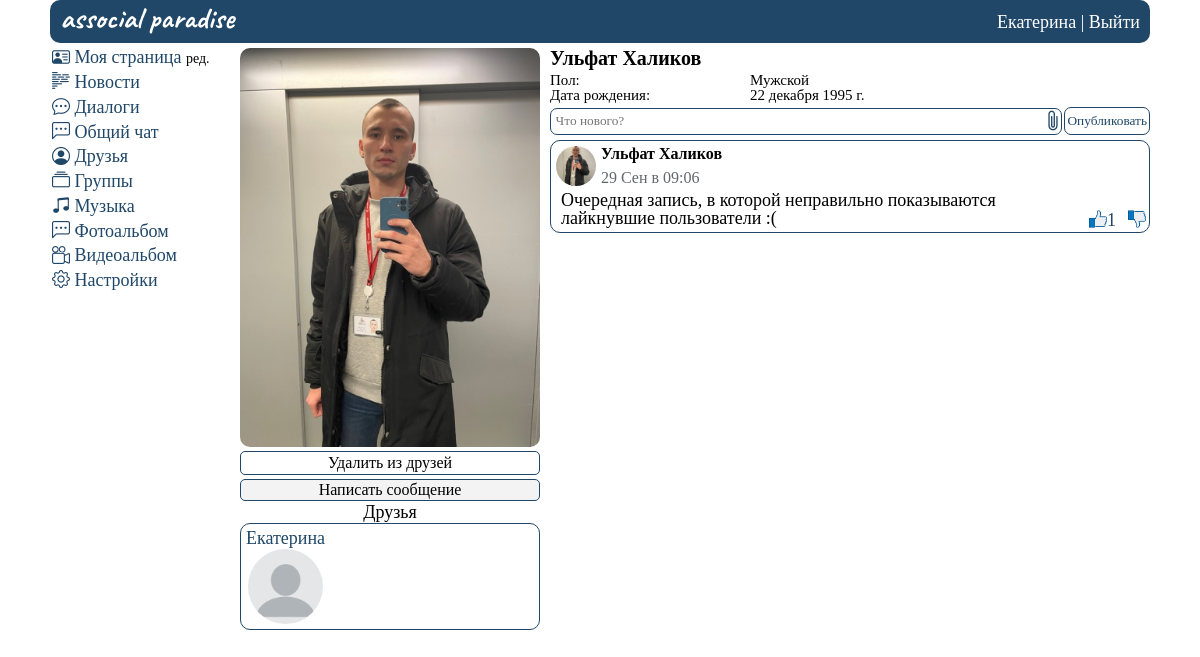
The app's page /view/id2 (signed in), older data.
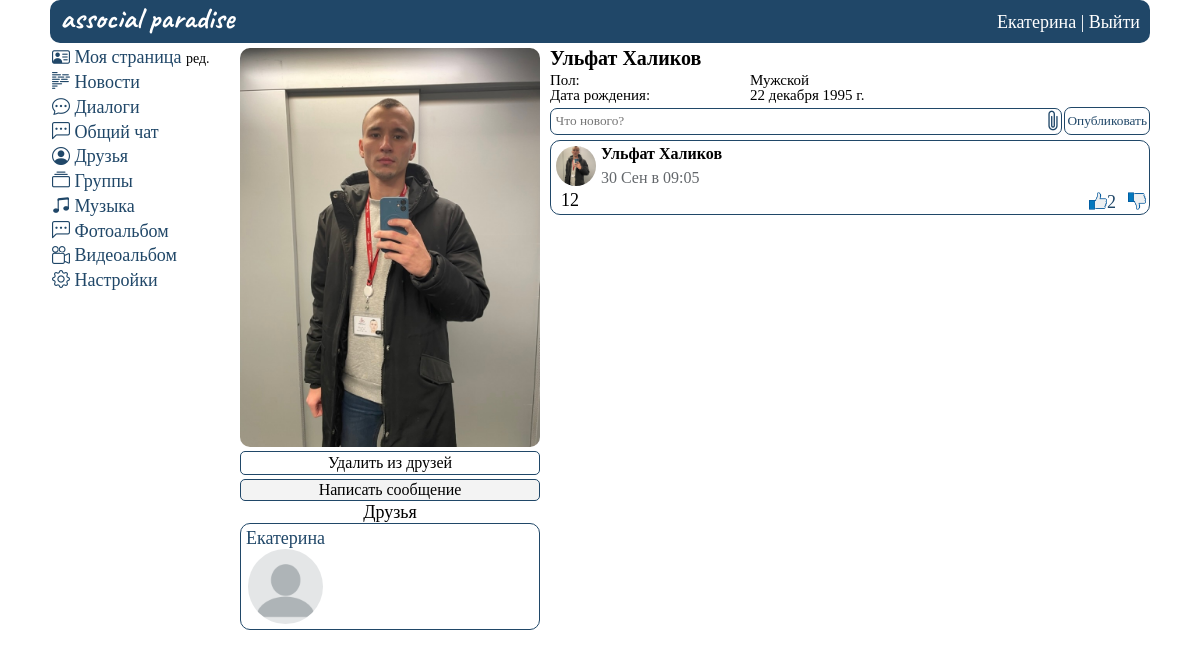
The same page, newer data.
### mysite/models.py (models this page shows, shortened)
class FriendsList(models.Model):
    from_user = models.TextField(max_length=100)
    to_user = models.TextField(max_length=100)
    friends = models.TextField(max_length=1, default=0)
    time_create = models.DateTimeField(auto_now_add=True)
    class Meta:
        verbose_name_plural = 'Друзья'

class UserWall(models.Model):
    user_sender = models.ForeignKey(User, on_delete=models.CASCADE)
    user_recipient_id = models.TextField(max_length=1000, blank=True, null=True)
    content = models.TextField(max_length=1000, blank=True, null=True)
    img = models.ImageField(
        upload_to="mysite/static/images/userwall_photos/", blank=True)
    likes = models.ManyToManyField(User, blank=True, related_name='likes')
    dislikes = models.ManyToManyField(User, blank=True, related_name='dislikes')
    time_create = models.DateTimeField(auto_now_add=True)
    time_update = models.DateTimeField(auto_now=True)
    class Meta:
        verbose_name_plural = 'Информация со стен пользователей'

### mysite/views.py (the view, shortened to what this page needs)
# urls.py: path("view/id<int:pk>", viewUser, name="viewUser"), #Показать список всех пользователей
@login_required(login_url='home')
def viewUser(request, pk):
    clean_id = re.findall(r'\d+', request.path)  # Получение id пользователя
    userid = getAuthUser(request)  # Получение личного id
    personal_data = getUser(userid)
    allDialogues = getAllMessages(userid)
    unread_messages = calculation_unread(allDialogues, userid)
    req_user = request.user
    user_followers = FriendsList.objects.raw(
        f'SELECT * FROM MYSITE_friendslist fl JOIN MYSITE_userprofile up on fl.from_user = up.user_id WHERE fl.to_user = {userid} and fl.friends = 0')
    if int(clean_id[0]) == userid or int(clean_id[0]) == 1:
        return redirect(f'/id{userid}')
    else:
        form = UserWallForm()
        delete_friend_form = DeleteFriendForm(initial={'from_user': userid, 'to_user': clean_id[0]})
        photos = UserPhotos.objects.filter(user_id=clean_id[0])[:7]
        music = UserMusic.objects.filter(user_id=clean_id[0])
        posts = posts = UserWall.objects.raw(
            f'SELECT * FROM MYSITE_USERWALL UW JOIN MYSITE_USERPROFILE UP ON UW.USER_SENDER_ID = UP.USER_ID WHERE UW.USER_RECIPIENT_ID = {clean_id[0]} ORDER BY UW.TIME_CREATE DESC')
        friends = FriendsList.objects.raw(
            f'SELECT * FROM MYSITE_friendslist fl JOIN MYSITE_userprofile up on fl.from_user = up.user_id WHERE fl.to_user = {clean_id[0]} and fl.friends = 1')
        followers = FriendsList.objects.raw(
            f'SELECT * FROM MYSITE_friendslist fl JOIN MYSITE_userprofile up on fl.from_user = up.user_id WHERE fl.to_user = {clean_id[0]} and fl.friends = 0')
        user_profile = UserProfile.objects.get(user_id=clean_id[0])
        check_from = FriendsList.objects.filter(from_user=userid, to_user=clean_id[0])
        check_to = FriendsList.objects.filter(from_user=clean_id[0], to_user=userid)
        data = {
            'len_followers': len(user_followers),
            'check_from': check_from,
            'check_to': check_to,
            'followers': followers,
            'userid': userid,
            'allDialogues': allDialogues,
            'unread_messages': unread_messages,
            'form': form,
            'delete_friend_form': delete_friend_form,
            'clean_id': clean_id[0],
            'photos': photos,
            'music': music,
            'posts': posts,
            'friends': friends,
            'user_profile': user_profile,
            'personal_data': personal_data,
            'req_user': req_user,
        }
        return render(request, 'view_user.html', data)

### mysite/forms.py
class UserWallForm(ModelForm):
    class Meta:
        model = UserWall
        fields = ['content', 'img']
        widgets = {
            "content": TextInput(attrs={
                'placeholder': 'Что нового?',
            }),
            'img': FileInput(attrs={
                'style': 'display:none',
            }),
        }

class DeleteFriendForm(ModelForm):
    class Meta:
        model = FriendsList
        fields = ['from_user', 'to_user']
        widgets = {
            "from_user": TextInput(attrs={
                'type': 'hidden',
            }),
            'to_user': TextInput(attrs={
                'type': 'hidden',
            }),
        }

### mysite/views.py (called while the page is built)
def getAuthUser(request):
    return request.session.get('is_auth', False)

def getUser(userid):
    return UserProfile.objects.get(user_id=userid)

def calculation_unread(messages, userid):
    msg = 0
    for i in messages:
        if i.status_message == 0 and int(i.last_sender) != userid:
            msg += 1
    return msg

### mysite/templates/view_user.html (shortened to what the changed rows need)
{% extends 'base.html' %}
{% load static %}
{%block content%}
    <div class="wrapper_main">
      <div class="content">
        {% include "header.html" %}
        <div class="container">
          <div class="row">
              {% include "menu.html" %}
            <div class="col2">
              {% if friends %}
              <div class="friend_list">
                {% for friend in friends %}
                <div class="friends_item">
                  <div class="friends_item_name">
                    <a href="{% url 'viewUser' friend.user_id %}">
                      {{ friend.first_name }}
                      <div class="friends_item_img">
                        <img src="{% static friend.avatar|cut:'mysite/static' %}">
                      </div>
                    </a>
                  </div>
                </div>
                {% endfor %}
              </div>
              {% endif %}
            </div>
            <div class="col3">
                <div class="personal_info">
                  <div class="wall">
                  {% if posts %}
                  <div class="user__wall">
                  {% for i in posts %}
                    <div class="wall_content_items">
                      <div class="user_wall_header">
                        <div class="wall_content__avatar">
                          <img src="{% static i.avatar|cut:'mysite/static' %}" class="img">
                        </div>
                        <div class="wall_content__info">
                          <div class="name__url">
                            <a href="{% url 'viewUser' i.user_sender_id %}">{{ i.first_name }} {{ i.last_name }}</a>
                          </div>
                            <div class="wall_content__time">
                            <span>{{ i.time_create|date:'d M в m:h'  }}</span>
                          </div>
                        </div>
                      </div>
                        <div class="wall__post">
                          <div class="wall_content_key">
                            {{ i.content }}
                          </div>
                          <div class="wall_img">
                          </div>
                          <form method="post">
                              <button class="wall__like"><img src="{% static 'images/icons/like.png' %}">{% if i.likes.all.count %}{{ i.likes.all.count }}{% endif %}</button>
                          </form>
                        <form method="post">
                          <button class="wall__dislike"><img src="{% static 'images/icons/dislike.png' %}">{% if i.dislikes.all.count %}{{ i.dislikes.all.count }}{% endif %}</button>
                        </form>
                        </div>
                    </div>
                  {% endfor %}
                </div>
                  </div>
                  {% else %}
                    <div class="none_posts">
                      <p>Пока нет записей, но это временно.</p>
                    </div>
                  {% endif %}
                  </div>
                </div>
              </div>
            </div>
          </div>
        </div>
{%endblock%}

Row changes from the older to the newer data that the page shows:
removed UserWall: first_name "Ульфат", last_name "Халиков", time_create "29 Сен в 09:06", content "Очередная запись, в которой неправильно показываются лайкнувшие пользователи :(", likes.all.count "1"
added UserWall: first_name "Ульфат", last_name "Халиков", time_create "30 Сен в 09:05", content "12", likes.all.count "2"
